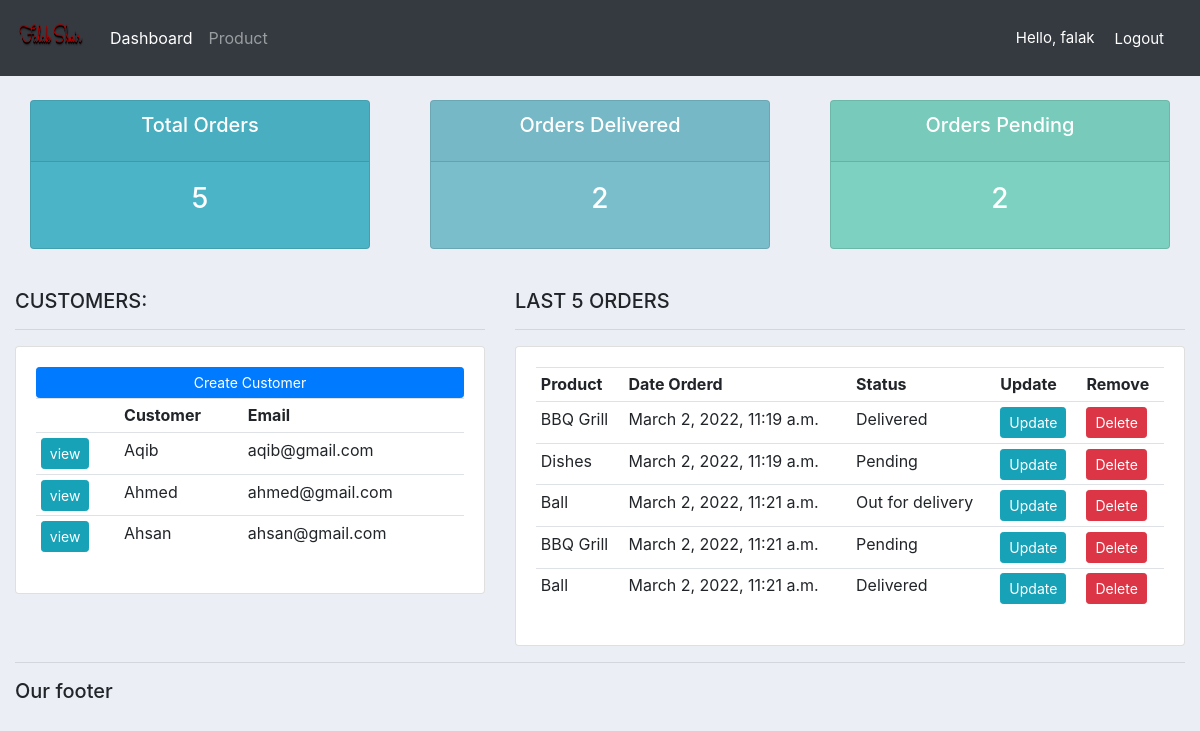
The app's page / (signed in) with its own data.
### accounts/models.py (models this page shows, shortened)
class Customer(models.Model):
    user = models.OneToOneField(User,blank=True, null=True, on_delete=models.CASCADE)
    name = models.CharField(max_length=200, null=True)
    email = models.CharField(max_length=200, null=True)
    phone = models.CharField(max_length=200, null=True)
    profile_pic = models.ImageField(default='download.png',null=True, blank=True)
    date_created = models.DateTimeField(auto_now_add=True, null=True)

class Order(models.Model):
    STATUS = (
        ('Pending', 'Pending'),
        ('Out for delivery', 'Out for delivery'),
        ('Delivered', 'Delivered'),
    )
    customer = models.ForeignKey(Customer, null=True, on_delete=models.CASCADE)
    product = models.ForeignKey(Product, null=True, on_delete=models.CASCADE)
    date_created = models.DateTimeField(auto_now_add=True)
    status = models.CharField(max_length=200, choices=STATUS)
    note = models.CharField(max_length=1000, null=True)

class Product(models.Model):
    CATEGORY = (
        ('Indoor', 'Indoor'),
        ('Out Door', 'Out Door'),
    )
    name = models.CharField(max_length=200, null=True)
    price = models.FloatField(null=True)
    category = models.CharField(max_length=200, null=True, choices=CATEGORY)
    description = models.CharField(max_length=200, null=True, blank=True)
    date_created = models.DateTimeField(auto_now_add=True)
    tag = models.ManyToManyField(Tag)
    def __str__(self):
        return self.name

### accounts/decorators.py (the view)
    def wrapper_function(request, *args, **kwargs):
        group = None
        if request.user.groups.exists():
            group = request.user.groups.all()[0].name
        if group == 'customer':
            return redirect('user-page')
        if group == 'admin':
            return view_func(request, *args, **kwargs)

### accounts/views.py (called while the page is built)
@login_required(login_url='login')
@admin_only
def home(request):
    orders = Order.objects.all()
    customers = Customer.objects.all()
    total_customers = customers.count()
    total_orders = orders.count()
    delivered = orders.filter(status='Delivered').count()
    pending = orders.filter(status='Pending').count()
    context = {'orders': orders, 'customers': customers,
               'total_orders': total_orders, 'delivered': delivered,
               'pending': pending}
    return render(request, 'accounts/dashboard.html', context)

### accounts/templates/accounts/dashboard.html
{% extends "accounts/base.html" %}
{% block content %}
{% include 'accounts/status.html' %}
<br>
<div class="row">
    <div class="col-md-5">
        <h5>CUSTOMERS:</h5>
        <hr>
        <div class="card card-body">
            <a class="btn btn-primary  btn-sm btn-block" href="">Create Customer</a>
            <table class="table table-sm">
                <tr>
                    <th></th>
                    <th>Customer</th>
                    <th>Email</th>
                </tr>
                {% for customer in customers %}
                <tr>
                    <td><a class="btn btn-sm btn-info" href="{% url 'customer' customer.id %}">view</a></td>
                    <td>{{customer.name}}</td>
                    <td>{{customer.email}}</td>
                </tr>
                {% endfor %}
            </table>
        </div>
    </div>
    <div class="col-md-7">
        <h5>LAST 5 ORDERS</h5>
        <hr>
        <div class="card card-body">
            <table class="table table-sm">
                <tr>
                    <th>Product</th>
                    <th>Date Orderd</th>
                    <th>Status</th>
                    <th>Update</th>
                    <th>Remove</th>
                </tr>
                {% for order in orders %}
                <tr>
                    <td>{{order.product}}</td>
                    <td>{{order.date_created}}</td>
                    <td>{{order.status}}</td>
                    <td><a href="{% url 'update_order' pk=order.id %}" class="btn btn-sm btn-info">Update</a></td>
                    <td><a href="{% url 'delete_order' pk=order.id %}" class="btn btn-sm btn-danger">Delete</a></td>
                </tr>
                {% endfor %}
            </table>
        </div>
    </div>
</div>
{% endblock %}

### accounts/templates/accounts/base.html (shortened to what this page needs)
{% load static %}
<!DOCTYPE html>
<html lang="en">
<head>
    <link rel="stylesheet" href="https://maxcdn.bootstrapcdn.com/bootstrap/4.0.0/css/bootstrap.min.css"
>
    <link rel="stylesheet" href="{% static 'css/style.css' %}">
</head>
<body>
    {% include 'accounts/navbar.html' %}
    <div class="container-fluid">
    {% block content %} {% endblock %}
    <hr>
    <h5>Our footer </h5>
</div>
</body>
</html>

### accounts/templates/accounts/navbar.html (shortened to what this page needs)
{% load static %}
<nav class="navbar navbar-expand-lg navbar-dark bg-dark">
    <a class="navbar-brand" href="#">
        <img src="{% static 'images/logo.png' %}" alt="logo" width="70" height="50">
    </a>
    <div class="collapse navbar-collapse" id="navbarNav">
        <ul class="navbar-nav">
            {% if request.user.is_staff %}
            <li class="nav-item active">
                <a class="nav-link" href="{% url 'home' %}">Dashboard</a>
            </li>
            <li class="nav-item">
                <a class="nav-link" href="{% url 'product' %}">Product</a>
            </li>
            {% else %}
            <li class="nav-item">
                <a class="nav-link" href="{% url 'account' %}">Setting</a>
            </li>
            {% endif %}
        </ul>
    </div>
    <span class="hello-msg">Hello, {{request.user}} </span>
    <span><a class="hello-msg" href="{% url 'logout' %}">Logout</a></span>
</nav>

### accounts/templates/accounts/status.html
<br>
<div class="row">
    <div class="col">
        <div class="col-md">
            <div class="card text-center text-white  mb-3" id="total-orders">
                <div class="card-header">
                    <h5 class="card-title">Total Orders</h5>
                </div>
                <div class="card-body">
                    <h3 class="card-title">{{total_orders}}</h3>
                </div>
            </div>
        </div>
    </div>
    <div class="col">
        <div class="col-md">
            <div class="card text-center text-white  mb-3" id="orders-delivered">
                <div class="card-header">
                    <h5 class="card-title">Orders Delivered</h5>
                </div>
                <div class="card-body">
                    <h3 class="card-title">{{delivered}}</h3>
                </div>
            </div>
        </div>
    </div>
    <div class="col">
        <div class="col-md">
            <div class="card text-center text-white  mb-3" id="orders-pending">
                <div class="card-header">
                    <h5 class="card-title">Orders Pending</h5>
                </div>
                <div class="card-body">
                    <h3 class="card-title">{{pending}}</h3>
                </div>
            </div>
        </div>
    </div>
</div>

### static/css/style.css (style rules this page uses)
body { background-color: #ebeff5; }
#total-orders { background-color: #4cb4c7; }
#orders-delivered { background-color: #7abecc; }
#orders-pending { background-color: #7CD1C0; }

### accounts/templates/accounts/navbar.html (style rules this page uses)
.hello-msg { font-size: 15px ; color: #fff; margin-right: 20px; }

### records on screen
Customer: name "Aqib", email "aqib@gmail.com"
Customer: name "Ahmed", email "ahmed@gmail.com"
Customer: name "Ahsan", email "ahsan@gmail.com"
Order: product "BBQ Grill", date_created "March 2, 2022, 11:19 a.m.", status "Delivered"
Order: product "Dishes", date_created "March 2, 2022, 11:19 a.m.", status "Pending"
Order: product "Ball", date_created "March 2, 2022, 11:21 a.m.", status "Out for delivery"
Order: product "BBQ Grill", date_created "March 2, 2022, 11:21 a.m.", status "Pending"
Order: product "Ball", date_created "March 2, 2022, 11:21 a.m.", status "Delivered"

### other values on screen
{{ request.user }} "falak"
{{ total_orders }} "5"
{{ delivered }} "2"
{{ pending }} "2"
